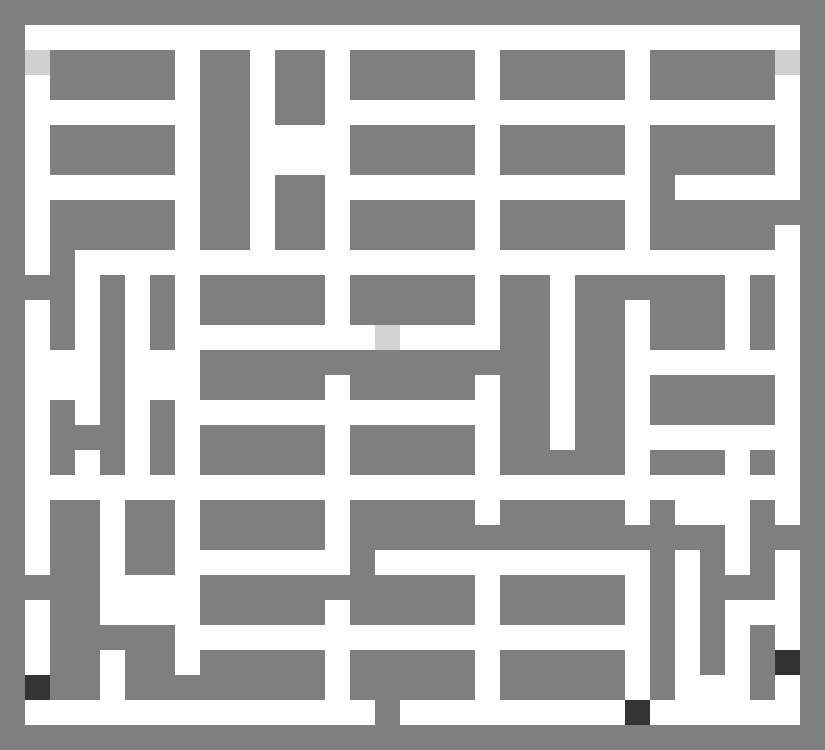
#> input picture code_ref/ORION-multi-agent-navigation/imgs/image_test.png, 825 x 750 px, given as the content of the folder maps_priori_test_new_3, which was not available
$ python env.py
#> lines starting #> are read from the running program, lines starting #| are printed output that depends on the picture; after the words box and inside, x2 and y2 are one past the last pixel; in counts of white or black regions, pixels touching at a corner belong together; pictures that were not available may be replaced by others from this repository, and a replacement may not be noted
import copy
import os
import matplotlib.pyplot as plt
import numpy as np
from skimage import io
from skimage.measure import block_reduce
from copy import deepcopy
from node_manager import NodeManager
from node_manager_GroundTruth import NodeManager_GroundTruth
from node_manager_GT_for_reward import NodeManager_GroundTruth4reward
from sensor import update_map_sensor, make_belief_mask
from utils import *
import random
from parameter import *
from scipy.spatial.distance import pdist, squareform
from sklearn.cluster import DBSCAN
import pickle


class Env:
    def __init__(self, episode_index, n_agent=N_AGENTS, plot=False, test=False):
        self.episode_index = episode_index
        self.n_agent = n_agent
        self.plot = plot
        self.test = test
        self.prior_map_path = None
        self.gt_map_path = None
        self.priori_truth, start_cell, self.target_list, self.potential_start_cell = self.import_priori_map(
            episode_index)
        self.ground_truth = self.import_ground_truth(episode_index)
        self.ground_truth_size = np.shape(self.ground_truth)  # cell
        self.area_discovered = 0

        self.cell_size = CELL_SIZE  # meter
        self.sensor_range = SENSOR_RANGE  # meter
        # self.travel_dist = 0  # meter
        self.explored_rate = 0
        self.area_discovered_rate = 0
        self.target_position_list = []
        self.approximate_target_list = []
        # approximate target cell, will be deleted in the final version
        self.approximate_target_cell_list = []
        self.increase_mask = None
        self.flag = True
        self.finding_target = [0] * N_TARGET

        initial_coords = np.array([0.0, 0.0])  # meter
        self.belief_origin_x = -np.round(start_cell[0] * self.cell_size, 1)  # meter
        self.belief_origin_y = -np.round(start_cell[1] * self.cell_size, 1)  # meter

        self.robot_belief = copy.deepcopy(self.priori_truth)
        self.update_belief = np.ones(self.ground_truth_size) * 127
        self.belief_mask = np.ones(self.ground_truth_size) * 127
        self.belief_info = MapInfo(self.robot_belief, self.belief_origin_x, self.belief_origin_y, self.cell_size)
        self.update_belief_info = MapInfo(self.update_belief, self.belief_origin_x, self.belief_origin_y,
                                          self.cell_size)

        self.priori_truth_info = MapInfo(self.priori_truth, self.belief_origin_x, self.belief_origin_y, self.cell_size)
        self.node_manager = NodeManager([], plot=False)
        self.node_manager.update_priori_truth_graph(initial_coords, self.priori_truth_info)
        self.node_manager.update_all_current_graph(initial_coords, self.update_belief_info)

        self.ground_truth_info = MapInfo(self.ground_truth, self.belief_origin_x, self.belief_origin_y, self.cell_size)
        self.store_load_nodemanager(self.gt_map_path, initial_coords)

        self.ground_truth_node_coords, self.priori_node_coords = self.get_uniform_nodes()

        # get the start coords
        self.robot_locations = self.set_initial_location()
        # self.robot_locations = np.array([[0., 0.], [-4., 0.]])
        self.robot_cells = get_cell_position_from_coords(self.robot_locations, self.belief_info).reshape(-1, 2)
        for robot_cell in self.robot_cells:
            self.update_update_belief(robot_cell)
        self.update_robot_belief(self.robot_cells)

        # get the target coords
        for i in range(N_TARGET):
            target_cell = self.target_list[i]
            target_position = get_coords_from_cell_position(target_cell, self.priori_truth_info)
            self.target_position_list.append(target_position)
            approximate_target, approximate_cell = self.nearest_target_position(target_position)
            self.approximate_target_list.append(approximate_target)
            self.approximate_target_cell_list.append(approximate_cell)

        self.node_manager.update_target_list(np.array(self.approximate_target_list))

        self.delete_wrong_belief()
        self.old_belief_mask = deepcopy(self.belief_mask)
        self.old_update_belief = deepcopy(self.update_belief)

        self.Dijkstra_path_list_1 = []
        self.Dijkstra_path_list_2 = []
        self.curr_coverage_list = []
        self.update_Dijkstra_path()

        if self.plot:
            self.frame_files = []

    # [35 lines left out: function store_load_nodemanager, not called in this run]

    def import_priori_map(self, episode_index):
#> called with episode_index = 18
        if not self.test:
            map_dir = f'maps_priori'
        else:
            map_dir = f'maps_priori_test_new_3'
        map_list = os.listdir(map_dir)
        map_list.sort()
        map_index = episode_index % np.size(map_list)
        self.prior_map_path = map_dir + '/' + map_list[map_index]
        priori_info = (io.imread(self.prior_map_path, 1)).astype(int)
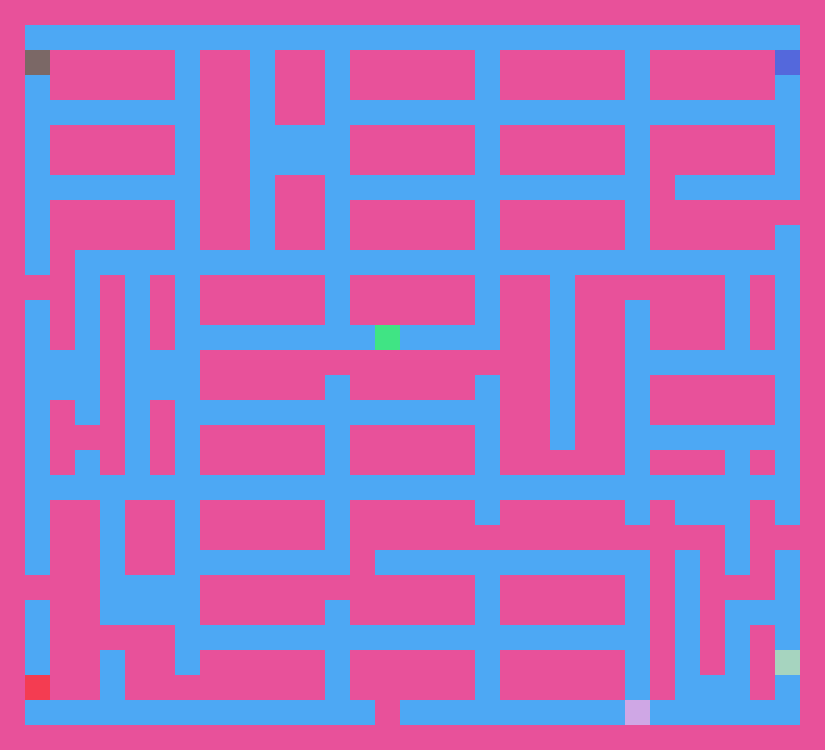
#> priori_info: shape (750, 825) int64; 8 distinct labels, from 50 to 255; one colour per label, 0 black

        priori_info = block_reduce(priori_info, 2, np.min)
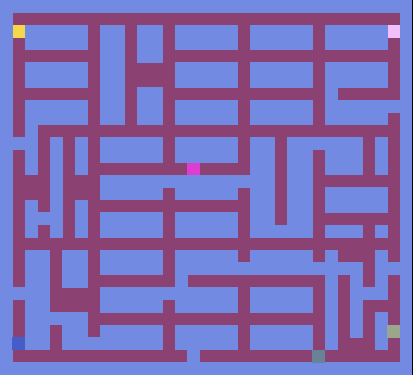
#> priori_info: shape (375, 413) int64; 9 distinct labels, from 0 to 255; one colour per label, 0 black

        potential_start_cell = []
        for i in range(N_AGENTS):
            if i == 0:
                robot_cell = np.array((np.nonzero(priori_info == 208 + i)))
                robot_cell = np.array([robot_cell[1, 10], robot_cell[0, 10]])
            else:
                potential_cell = np.nonzero(priori_info == 208 + i)
                potential_cell = np.array(list(zip(potential_cell[1], potential_cell[0])))
                potential_start_cell.append(potential_cell)
#> this loop made 3 passes
#> potential_cell on passes 2 to 3: 156 positions, rows 25 to 37, columns 388 to 399, 156 positions, rows 163 to 174, columns 187 to 199
#> robot_cell on pass 1: [23, 25]
#> after the loop, potential_start_cell = 2 items

        final_target = []
        for i in range(N_TARGET):
            target_cell = np.array((np.nonzero(priori_info == 50 + i)))
            target_cell = np.array([target_cell[1, 10], target_cell[0, 10]])
            final_target.append(target_cell)
#> this loop made 3 passes
#> target_cell on passes 1 to 3: [397, 325], [22, 337], [322, 350]
#> after the loop, final_target = [[397, 325], [22, 337], [322, 350]]

        priori_info = (priori_info > 150) | ((priori_info <= 80) & (priori_info >= 50))
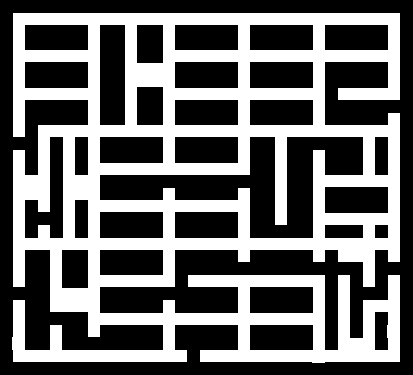
#> priori_info: shape (375, 413) bool; 41.1% white; 1 white region, box (x1, y1, x2, y2) and area: (12, 13, 400, 363) 63701
        priori_info = priori_info * 254 + 1
#> in __init__, `self.priori_truth, start_cell, self.target_list, self.potential_start_..`: start_cell = [23, 25]; self.target_list = [[397, 325], [22, 337], [322, 350]]; self.potential_start_cell = 2 items

        return priori_info, robot_cell, final_target, potential_start_cell

    def import_ground_truth(self, episode_index):
        if self.test:
            map_dir = f'maps_GT_test_new_3'
        else:
            map_dir = f'maps_GT'
#> (the run stopped early here; a loop or call above may not have finished)
